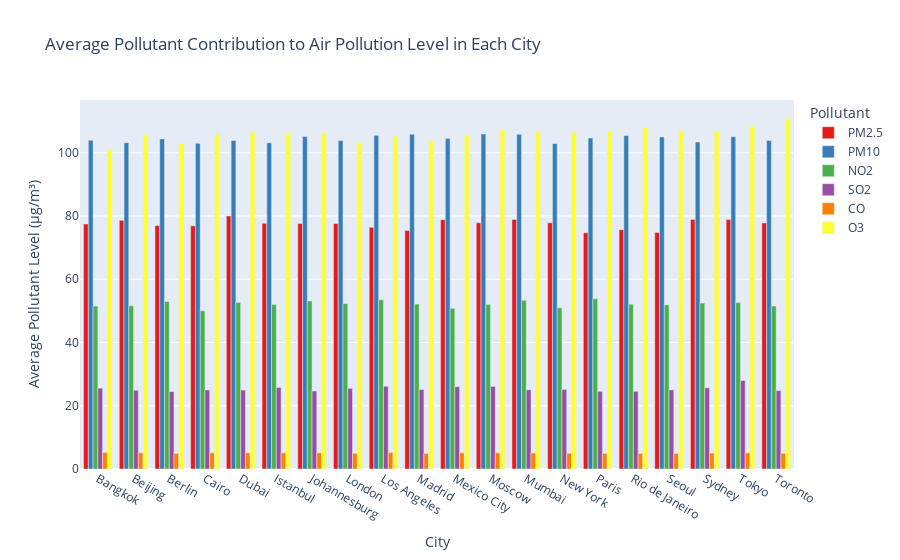

This figure's notebook cell:
### Markdown cell above
*Analysis steps:*

### Code cell
fig_pollutants = px.bar(city_pollutants_melted, 
                        x='City', 
                        y='Average Level',
                        color='Pollutant',
                        title='Average Pollutant Contribution to Air Pollution Level in Each City',
                        labels={'Average Level': 'Average Pollutant Level (µg/m³)', 'City': 'City'},
                        barmode='group',
                        color_discrete_sequence=px.colors.qualitative.Set1)
fig_pollutants.update_layout(template='plotly')
fig_pollutants.show()

### Figure 1 — Plotly figure (JSON) as saved in the notebook; plotly's stock layout.template omitted (floating-point values rounded to 4 significant figures)
{"data": [{"alignmentgroup": "True", "hovertemplate": "Pollutant=PM2.5<br>City=%{x}<br>Average Pollutant Level (µg/m³)=%{y}<extra></extra>", "legendgroup": "PM2.5", "marker": {"color": "rgb(228,26,28)", "pattern": {"shape": ""}}, "name": "PM2.5", "offsetgroup": "PM2.5", "orientation": "v", "showlegend": true, "textposition": "auto", "type": "bar", "x": ["Bangkok", "Beijing", "Berlin", "Cairo", "Dubai", "Istanbul", "Johannesburg", "London", "Los Angeles", "Madrid", "Mexico City", "Moscow", "Mumbai", "New York", "Paris", "Rio de Janeiro", "Seoul", "Sydney", "Tokyo", "Toronto"], "xaxis": "x", "y": [77.46, 78.63, 76.97, 76.89, 80.01, 77.71, 77.67, 77.61, 76.42, 75.43, 78.86, 77.88, 78.9, 77.86, 74.69, 75.67, 74.8, 78.93, 78.87, 77.83], "yaxis": "y"}, {"alignmentgroup": "True", "hovertemplate": "Pollutant=PM10<br>City=%{x}<br>Average Pollutant Level (µg/m³)=%{y}<extra></extra>", "legendgroup": "PM10", "marker": {"color": "rgb(55,126,184)", "pattern": {"shape": ""}}, "name": "PM10", "offsetgroup": "PM10", "orientation": "v", "showlegend": true, "textposition": "auto", "type": "bar", "x": ["Bangkok", "Beijing", "Berlin", "Cairo", "Dubai", "Istanbul", "Johannesburg", "London", "Los Angeles", "Madrid", "Mexico City", "Moscow", "Mumbai", "New York", "Paris", "Rio de Janeiro", "Seoul", "Sydney", "Tokyo", "Toronto"], "xaxis": "x", "y": [103.9, 103.2, 104.4, 103.0, 103.9, 103.1, 105.1, 103.8, 105.5, 105.9, 104.5, 105.9, 105.8, 103.0, 104.6, 105.4, 105.0, 103.4, 105.0, 103.9], "yaxis": "y"}, {"alignmentgroup": "True", "hovertemplate": "Pollutant=NO2<br>City=%{x}<br>Average Pollutant Level (µg/m³)=%{y}<extra></extra>", "legendgroup": "NO2", "marker": {"color": "rgb(77,175,74)", "pattern": {"shape": ""}}, "name": "NO2", "offsetgroup": "NO2", "orientation": "v", "showlegend": true, "textposition": "auto", "type": "bar", "x": ["Bangkok", "Beijing", "Berlin", "Cairo", "Dubai", "Istanbul", "Johannesburg", "London", "Los Angeles", "Madrid", "Mexico City", "Moscow", "Mumbai", "New York", "Paris", "Rio de Janeiro", "Seoul", "Sydney", "Tokyo", "Toronto"], "xaxis": "x", "y": [51.51, 51.62, 52.96, 50.06, 52.68, 52.02, 53.15, 52.33, 53.52, 52.14, 50.86, 52.03, 53.34, 51.0, 53.82, 52.1, 51.88, 52.47, 52.67, 51.55], "yaxis": "y"}, {"alignmentgroup": "True", "hovertemplate": "Pollutant=SO2<br>City=%{x}<br>Average Pollutant Level (µg/m³)=%{y}<extra></extra>", "legendgroup": "SO2", "marker": {"color": "rgb(152,78,163)", "pattern": {"shape": ""}}, "name": "SO2", "offsetgroup": "SO2", "orientation": "v", "showlegend": true, "textposition": "auto", "type": "bar", "x": ["Bangkok", "Beijing", "Berlin", "Cairo", "Dubai", "Istanbul", "Johannesburg", "London", "Los Angeles", "Madrid", "Mexico City", "Moscow", "Mumbai", "New York", "Paris", "Rio de Janeiro", "Seoul", "Sydney", "Tokyo", "Toronto"], "xaxis": "x", "y": [25.58, 24.9, 24.51, 24.99, 24.96, 25.77, 24.67, 25.5, 26.15, 25.15, 26.02, 26.11, 25.03, 25.17, 24.57, 24.58, 25.01, 25.68, 27.98, 24.8], "yaxis": "y"}, {"alignmentgroup": "True", "hovertemplate": "Pollutant=CO<br>City=%{x}<br>Average Pollutant Level (µg/m³)=%{y}<extra></extra>", "legendgroup": "CO", "marker": {"color": "rgb(255,127,0)", "pattern": {"shape": ""}}, "name": "CO", "offsetgroup": "CO", "orientation": "v", "showlegend": true, "textposition": "auto", "type": "bar", "x": ["Bangkok", "Beijing", "Berlin", "Cairo", "Dubai", "Istanbul", "Johannesburg", "London", "Los Angeles", "Madrid", "Mexico City", "Moscow", "Mumbai", "New York", "Paris", "Rio de Janeiro", "Seoul", "Sydney", "Tokyo", "Toronto"], "xaxis": "x", "y": [5.264, 5.093, 4.966, 5.127, 5.084, 5.123, 5.093, 4.954, 5.247, 4.886, 5.141, 5.121, 5.078, 4.988, 4.941, 4.907, 4.89, 5.023, 5.101, 4.947], "yaxis": "y"}, {"alignmentgroup": "True", "hovertemplate": "Pollutant=O3<br>City=%{x}<br>Average Pollutant Level (µg/m³)=%{y}<extra></extra>", "legendgroup": "O3", "marker": {"color": "rgb(255,255,51)", "pattern": {"shape": ""}}, "name": "O3", "offsetgroup": "O3", "orientation": "v", "showlegend": true, "textposition": "auto", "type": "bar", "x": ["Bangkok", "Beijing", "Berlin", "Cairo", "Dubai", "Istanbul", "Johannesburg", "London", "Los Angeles", "Madrid", "Mexico City", "Moscow", "Mumbai", "New York", "Paris", "Rio de Janeiro", "Seoul", "Sydney", "Tokyo", "Toronto"], "xaxis": "x", "y": [101.0, 105.7, 102.9, 105.9, 106.4, 106.2, 106.2, 103.3, 105.0, 103.8, 105.7, 107.3, 106.6, 106.4, 106.9, 108.1, 107.0, 106.8, 108.5, 110.9], "yaxis": "y"}], "layout": {"barmode": "group", "legend": {"title": {"text": "Pollutant"}, "tracegroupgap": 0}, "title": {"text": "Average Pollutant Contribution to Air Pollution Level in Each City"}, "xaxis": {"anchor": "y", "domain": [0, 1], "title": {"text": "City"}}, "yaxis": {"anchor": "x", "domain": [0, 1], "title": {"text": "Average Pollutant Level (µg/m³)"}}}}
